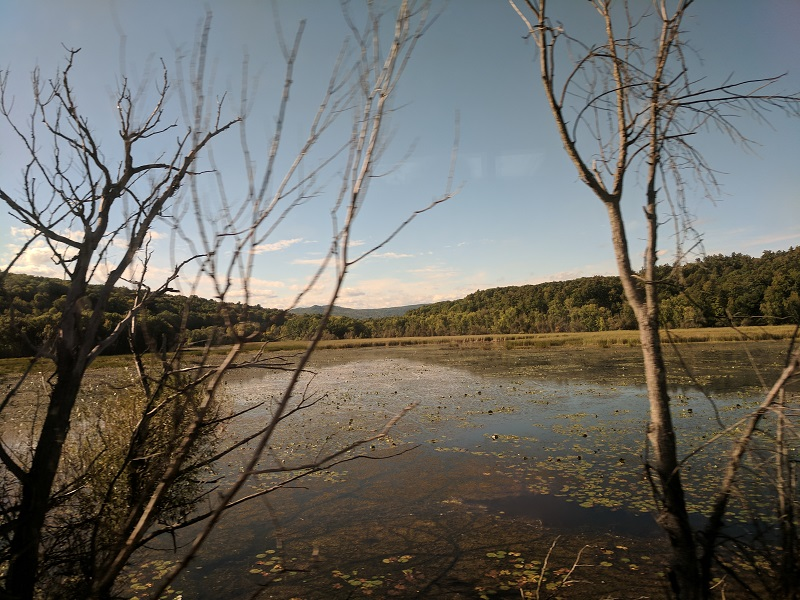
#> input picture imgA2/framed_sm.jpg, 800 x 600 px
$ python A2.py
#> lines starting #> are read from the running program, lines starting #| are printed output that depends on the picture
__author__ = 'Myriam'
import math
import cv2 as cv
import numpy as np
import scipy.ndimage as ndi
from mpl_toolkits.mplot3d import Axes3D
import matplotlib.pyplot as plt

# [66 lines left out: functions gder, greyedge, not called in this run]


def greyworld(img):
    kr, kg, kb = (0.0,) * 3

    for y in range(0, img.shape[1]):
        for x in range(0, img.shape[0]):
            kr += img[x, y, 0]
            kg += img[x, y, 1]
            kb += img[x, y, 2]

    size = img.shape[0] * img.shape[1]

    kr /= size
    kg /= size
    kb /= size

    for y in range(0, img.shape[1]):
        for x in range(0, img.shape[0]):
            img[x, y, 0] /= kr
            img[x, y, 1] /= kg
            img[x, y, 2] /= kb


# [10 lines left out: function maxRGB, not called in this run]

def gamut(img, filename):
    fig = plt.figure()
    ax = fig.add_subplot(111, projection='3d')

    red = img[:, :, 0]
    green = img[:, :, 1]
    blue = img[:, :, 2]

    rgb = np.zeros(img.shape)
    cv.normalize(img, rgb, 0, 1, cv.NORM_MINMAX)
    size = img.shape[0] * img.shape[1]
    rgb = np.reshape(rgb, [size, 3])

    ax.scatter(red, green, blue, marker='o', facecolors=rgb)

    ax.set_xlabel('Red')
    ax.set_ylabel('Green')
    ax.set_zlabel('Blue')
    ax.set_xlim(0, 1)
    ax.set_ylim(0, 1)
    ax.set_zlim(0, 1)

    ax.view_init(elev=20., azim=-135)
    plt.savefig(filename)


def main():
    filename = "imgA2/framed_sm.jpg"

    img1 = cv.imread(filename)
#> img1 is the input picture: shape (600, 800, 3); mean B, G, R 100, 105.9, 107.1
    b, g, r = cv.split(img1)
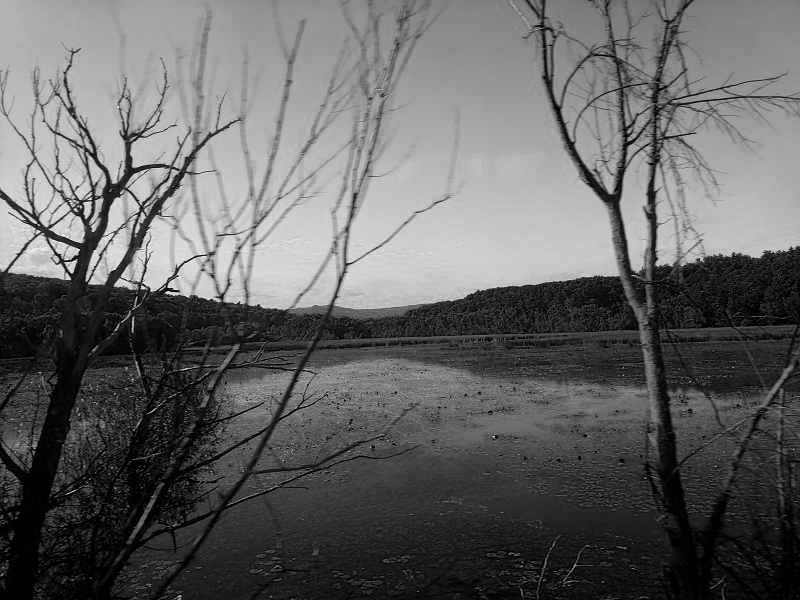
#> b: shape (600, 800); min 0, max 248, mean 100
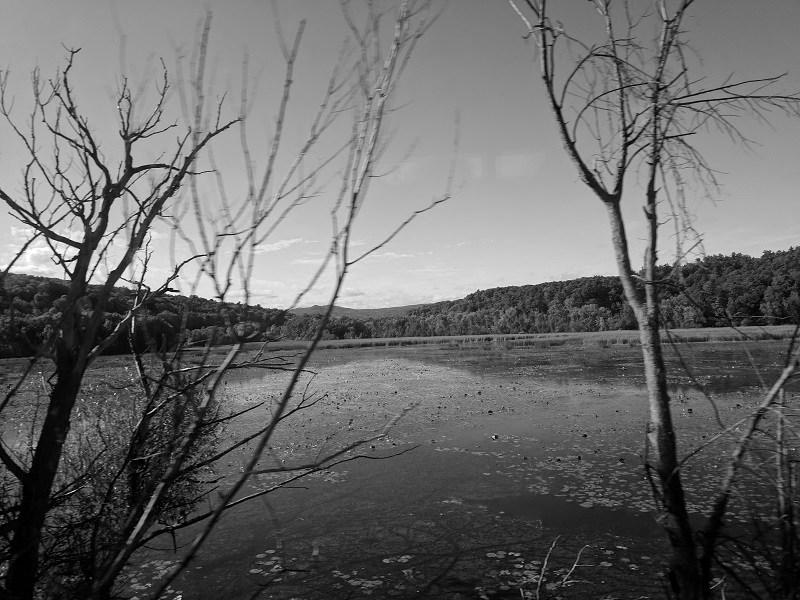
#> g: shape (600, 800); min 0, max 255, mean 105.9
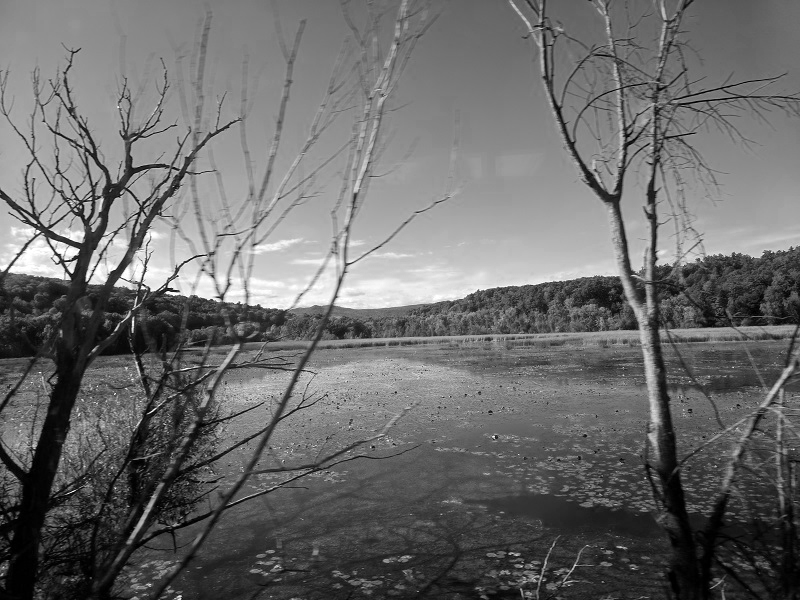
#> r: shape (600, 800); min 0, max 255, mean 107.1
    img1 = cv.merge([r, g, b])
    img1 = img1.astype(float)

    cv.normalize(img1, img1, 0, 1, cv.NORM_MINMAX)
    # gamut(img1, "framed_gamut.jpg")

    isMaxRGB = False
    isGreyWorld = True
    isGreyEdge = False
    normalize = True

    if isGreyWorld:
        greyworld(img1)
#> after the loop in greyworld, `for y in range(0, img.shape[1]):`: kb = 188269.9; kg = 199361.1; kr = 201672
#> in greyworld, `kr /= size`: kr = 0.42
#> in greyworld, `kg /= size`: kg = 0.415
#> in greyworld, `kb /= size`: kb = 0.392
    elif isGreyEdge:
        sigma = 2
        p = 2
        n = 2
        greyedge(img1, sigma, n, p)
    elif isMaxRGB:
        maxRGB(img1)

    if normalize:
        cv.normalize(img1, img1, 0, 1, cv.NORM_MINMAX)

    gamut(img1, "framed_gamut_greyWorld.jpg")
#> in gamut, `plt.savefig(filename)`:
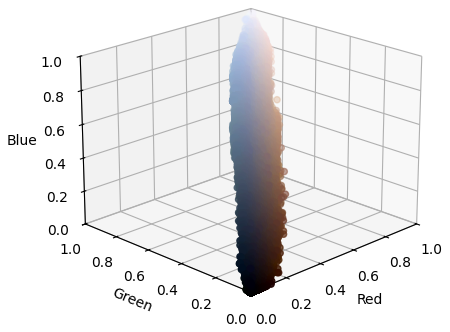
#> figure drawn by matplotlib, 1 panel

    r, g, b = cv.split(img1)
    img1 = cv.merge([b, g, r])
    cv.imshow('dst_rt', img1)
#
    cv.normalize(img1, img1, 0, 255, cv.NORM_MINMAX)
    cv.imwrite("framed_greyEdge.jpg", img1)
    cv.waitKey(0)

if __name__ == '__main__':
    main()
